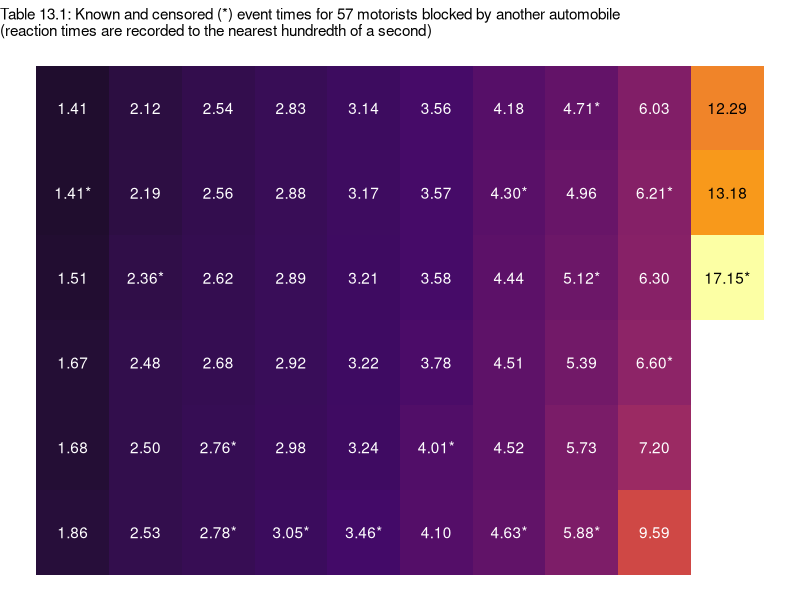
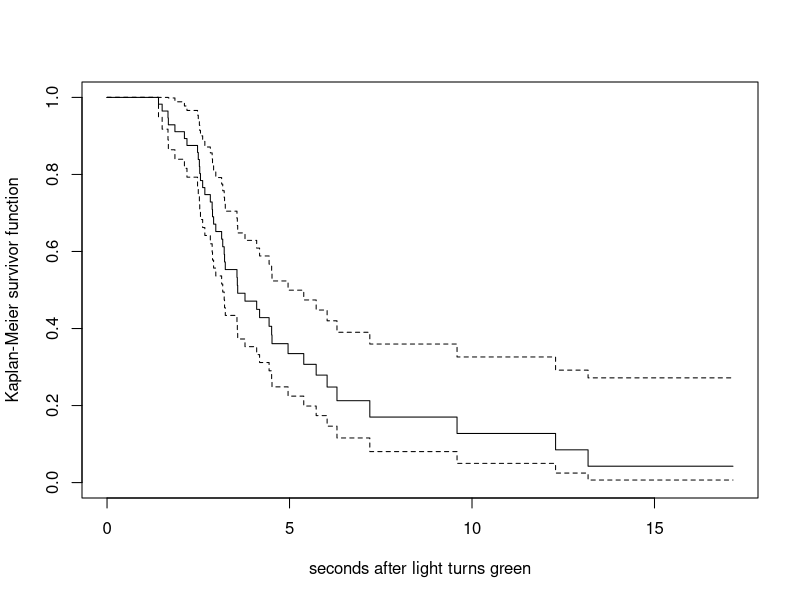
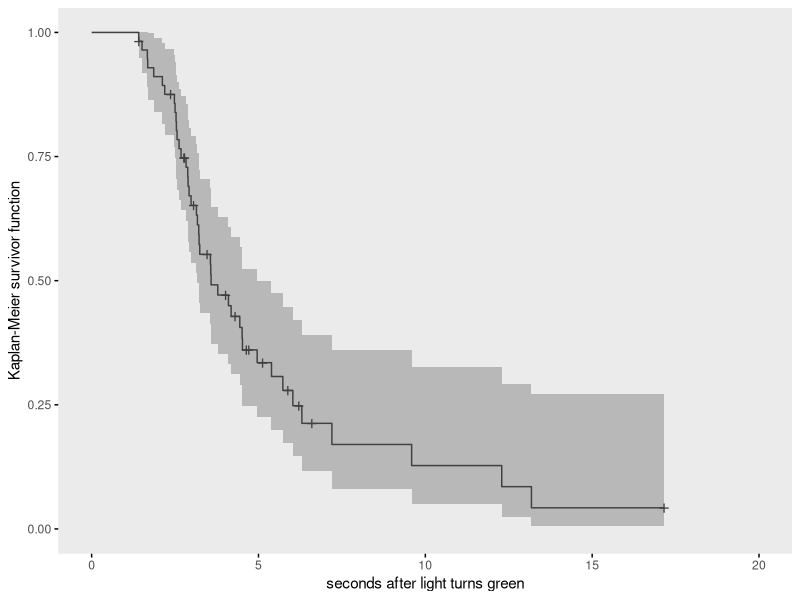

Write the R code that produced these figures, in order.
## ---- chunk 1
options(width = 100)
## ---- chunk 2
library(tidyverse)

honking <- 
  read_csv("data/honking.csv") %>%
  # make all names lower case
  rename_all(str_to_lower) %>% 
  mutate(censor_1 = abs(censor - 1))

glimpse(honking)
## ---- chunk 3
honking %>% 
  arrange(seconds) %>% 
  transmute(seconds = ifelse(censor == 0, seconds, str_c(seconds, "*")))
## ---- chunk 4
honking %>% 
  arrange(seconds) %>% 
  # `formatC()` allows us to retain the trailing zeros when converting the numbers to text
  mutate(text = formatC(seconds, digits = 2, format = "f")) %>% 
  mutate(time = ifelse(censor == 0, text, str_c(text, "*")),
         row  = c(rep(1:6, times = 9), 1:3),
         col  = rep(1:10, times = c(rep(6, times = 9), 3))) %>% 
  
  ggplot(aes(x = col, y = row)) +
  geom_tile(aes(fill = seconds)) +
  geom_text(aes(label = time, color = seconds < 10)) +
  scale_fill_viridis_c(option = "B", limits = c(0, NA)) +
  scale_color_manual(values = c("black", "white")) +
  scale_y_reverse() +
  labs(subtitle = "Table 13.1: Known and censored (*) event times for 57 motorists blocked by another automobile\n(reaction times are recorded to the nearest hundredth of a second)") +
  theme_void() +
  theme(legend.position = "none")
## ---- chunk 5
library(tidyverse)

honking <- 
  read_csv("data/honking.csv") %>%
  # make all names lower case
  rename_all(str_to_lower) %>% 
  mutate(censor_1 = abs(censor - 1))

glimpse(honking)
## ---- chunk 6
honking %>% 
  filter(censor == 0) %>% 
  top_n(-3, seconds)
## ---- chunk 7
library(survival)
library(broom)
## ---- chunk 8
kap1 <-
  survfit(data = honking,
          Surv(seconds, censor_1) ~ 1)
## ---- chunk 9
summary(kap1)
## ---- chunk 10
k <-
  tidy(kap1)

k
## ---- chunk 11
plot(kap1,
     xlab = "seconds after light turns green",
     ylab = "Kaplan-Meier survivor function")
## ---- chunk 12
library(survminer)

ggsurvplot(kap1, data = honking,
           color = "grey25",
           size = 1/2,
           xlim = c(0, 20),
           break.time.by = 5,
           legend = "none",
           ggtheme = theme_gray() + 
             theme(panel.grid = element_blank())) +
  labs(x = "seconds after light turns green",
       y = "Kaplan-Meier survivor function")
## ---- chunk 13
sessionInfo()
